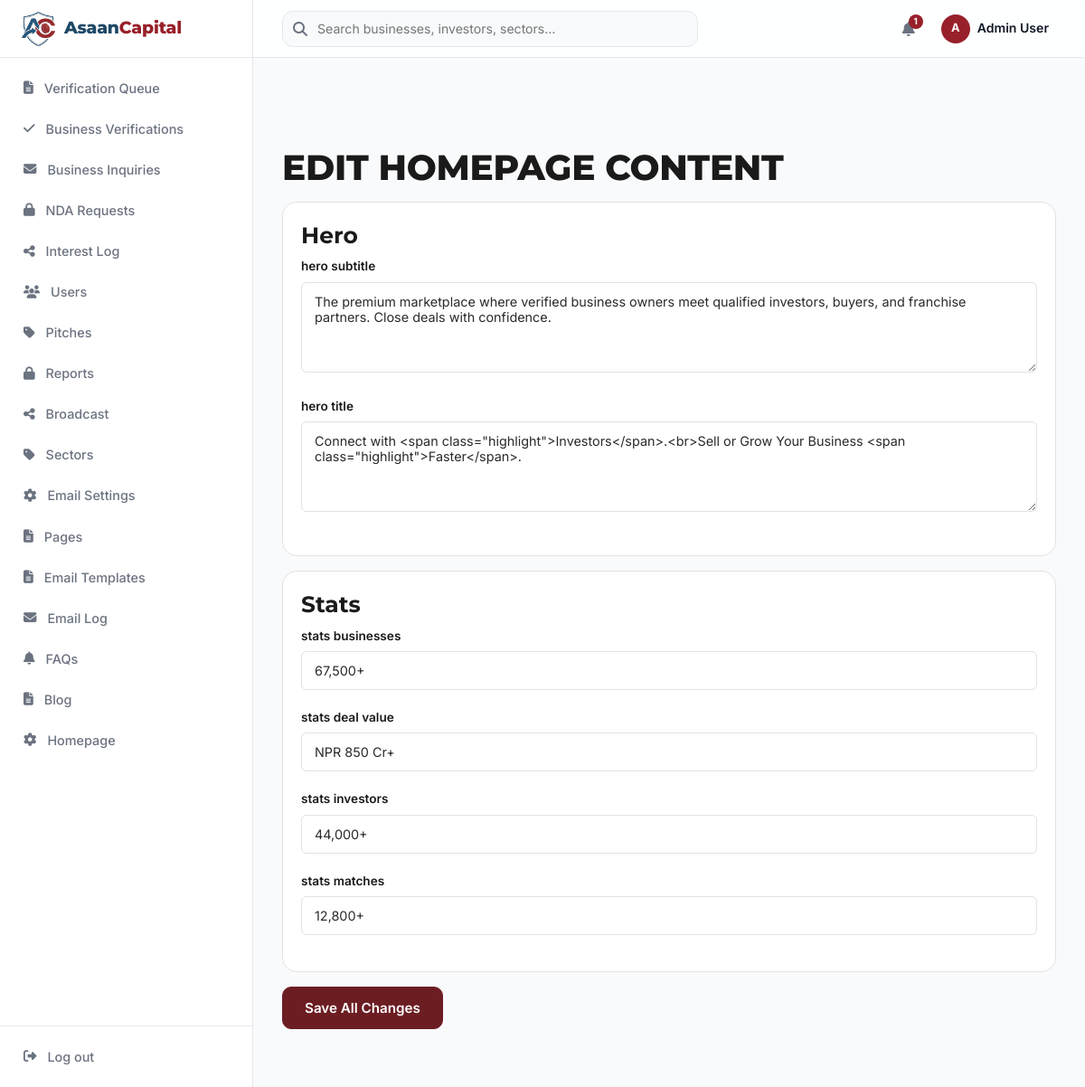
The page /admin/content/homepage.php (signed in) on the database its author committed.
### tables this page shows
CREATE TABLE `homepage_contents` (
  `id` bigint(20) unsigned NOT NULL AUTO_INCREMENT,
  `key` varchar(255) NOT NULL,
  `value` text DEFAULT NULL,
  `created_at` timestamp NULL DEFAULT NULL,
  `updated_at` timestamp NULL DEFAULT NULL,
  PRIMARY KEY (`id`),
  UNIQUE KEY `homepage_contents_key_unique` (`key`)
);

### config/db.php (called while the page is built)
<?php
function db(): PDO {
    static $pdo = null;
    if ($pdo === null) {
        $dsn = 'mysql:host=' . DB_HOST . ';port=' . DB_PORT . ';dbname=' . DB_NAME . ';charset=' . DB_CHARSET;
        $pdo = new PDO($dsn, DB_USER, DB_PASS, [
            PDO::ATTR_ERRMODE => PDO::ERRMODE_EXCEPTION,
            PDO::ATTR_DEFAULT_FETCH_MODE => PDO::FETCH_ASSOC,
            PDO::ATTR_EMULATE_PREPARES => false,
        ]);
    }
    return $pdo;
}

### config/helpers.php (called while the page is built, shortened)
<?php
function e(?string $s): string {
    return htmlspecialchars($s ?? '', ENT_QUOTES, 'UTF-8');
}

### admin/content/homepage.php (the view, shortened to what this page needs)
<?php
require __DIR__ . '/../../includes/layout-admin.php';
$stmt = db()->query('SELECT * FROM homepage_contents ORDER BY `key` ASC');
$contents = $stmt->fetchAll();
$grouped = [];
foreach ($contents as $c) {
    $prefix = explode('_', $c['key'])[0] ?? 'general';
    $grouped[$prefix][] = $c;
}
?>
<h2>Edit Homepage Content</h2>
<form method="post">
  <?php foreach ($grouped as $group => $items): ?>
  <div class="card" style="margin-bottom:1rem;">
    <h4 style="text-transform:capitalize;margin-bottom:0.5rem;"><?= e($group) ?></h4>
    <?php foreach ($items as $c): ?>
    <div class="input-group">
      <label><?= e(str_replace('_', ' ', $c['key'])) ?></label>
      <?php if (strlen($c['value'] ?? '') > 100): ?>
        <textarea name="values[<?= e($c['key']) ?>]" class="input" rows="4" style="resize:vertical;"><?= e($c['value'] ?? '') ?></textarea>
      <?php else: ?>
        <input type="text" name="values[<?= e($c['key']) ?>]" class="input" value="<?= e($c['value'] ?? '') ?>">
      <?php endif; ?>
    </div>
    <?php endforeach; ?>
  </div>
  <?php endforeach; ?>
  <button type="submit" class="btn btn-primary">Save All Changes</button>
</form>
<?php require __DIR__ . '/../../includes/footer.php'; ?>

### assets/listings.css (style rules this page uses)
:root { --ds-bg: #F8FAFC; --ds-surface: #FFFFFF; --ds-text: #0F172A; --ds-text-secondary: #475569; --ds-border: #E2E8F0; --ds-primary: #0B3A5E; --ds-success: #16A34A; --ds-warning: #F59E0B; --ds-danger: #DC2626; --ds-muted: #94A3B8; --ds-soft: #F1F5F9; --ds-font: 'Inter', -apple-system, BlinkMacSystemFont, 'Segoe UI', sans-serif; --ds-hero: 3rem; --ds-section: 2rem; --ds-card-title: 1.25rem; --ds-metric: 1.75rem; --ds-body: 1rem; --ds-small: 0.875rem; --ds-label: 0.75rem; --ds-section-gap: 2rem; --ds-radius: 12px; --ds-radius-sm: 8px; --ds-shadow: 0 1px 3px rgba(0,0,0,0.05); --ds-container: 1440px; }
*, *::before, *::after { box-sizing: border-box; }

### includes/header.php (style rules this page uses)
html.scroll-smooth { scroll-behavior: smooth; }

### rows shown on the page
homepage_contents: key "hero subtitle", key+value "The premium marketplace where verified business owners meet qualified investors, buyers, and franchise partners. Close deals with confidence."
homepage_contents: key "hero title", key+value "Connect with <span class=\"highlight\">Investors</span>.<br>Sell or Grow Your Business <span class=\"highlight\">Faster</span>."
homepage_contents: key "stats businesses", value "67,500+"
homepage_contents: key "stats deal value", value "NPR 850 Cr+"
homepage_contents: key "stats investors", value "44,000+"
homepage_contents: key "stats matches", value "12,800+"

### other values the page prints
$label "Verification Queue"
$label "Business Verifications"
$label "Business Inquiries"
$label "NDA Requests"
$label "Interest Log"
$label "Users"
$label "Pitches"
$label "Reports"
$label "Broadcast"
$label "Sectors"
$label "Email Settings"
$label "Pages"
$label "Email Templates"
$label "Email Log"
$label "FAQs"
